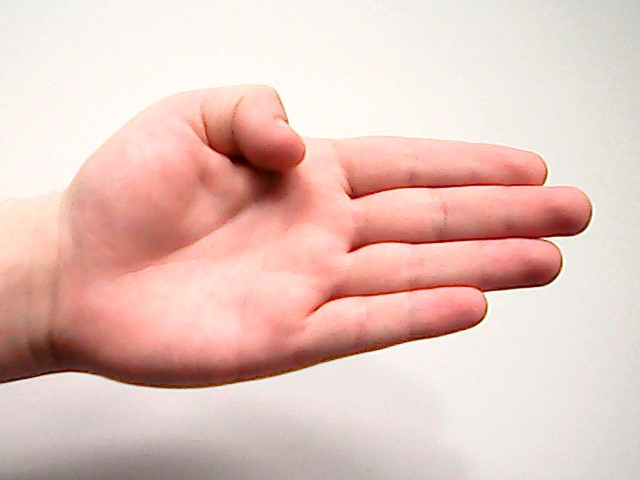
#> input picture 00 Data/TRAIN/Label_C (11).jpg, 640 x 480 px; its folder holds 4 pictures in this run
$ jupyter execute --allow-errors Keras_own_images.ipynb   (shell and % lines are left out)   (older library calls are emulated)
#> lines starting #> are read from the running program, lines starting #| are printed output that depends on the picture
# Start: loading the necessary packages

[cell 1]
# make sure matplotlib shows images inline

# import packages
import numpy as np
import time
import pandas as pd
import h5py
import matplotlib.pyplot as plt
from sklearn.metrics import classification_report
import os
import cv2
import random
import pickle
from PIL import Image
import xgboost as xgb

# Keras packages
from keras import layers
from keras import optimizers
from keras.layers import Input,Add, Dense, Activation, ZeroPadding2D, BatchNormalization, Flatten, Conv2D
from keras.layers import AveragePooling2D, MaxPooling2D, Dropout, GlobalMaxPooling2D, GlobalAveragePooling2D
from keras.models import Model
from keras.preprocessing import image
from keras.utils import layer_utils
from keras.utils.data_utils import get_file
from keras.applications.imagenet_utils import preprocess_input
from keras.initializers import glorot_uniform

from IPython.display import SVG
from keras.utils.vis_utils import model_to_dot
from keras.utils import plot_model

import keras.backend as K

[cell 2]
# get the directory where this file can be found
current_directory = os.getcwd()

# change the working directory to this directory
os.chdir(current_directory)

# print the directory
print(current_directory)

# Define some functions we'll use later in the script
* read images
* resize images

ATTENTION: all images should have the same aspect ratio and the same orientation (either all landscape OR all portrait)

[cell 3]
# define a function that reads images from a location and uses the image names as labels
def read_images(imgloc = ''):
    # read all images from file into a numpy array
    # cv2 assumes colors are BGR, so we also convert this to RGB
#> called with imgloc = '00 Data/TRAIN/'
    images = np.array([cv2.cvtColor(cv2.imread(imgloc + name), cv2.COLOR_BGR2RGB)
                       for name in os.listdir(imgloc)], dtype = np.object)
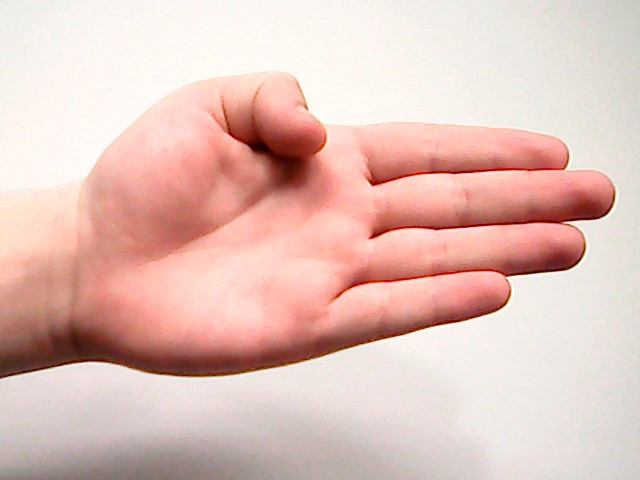
#> input picture 00 Data/TRAIN/Label_C (12).jpg, 640 x 480 px
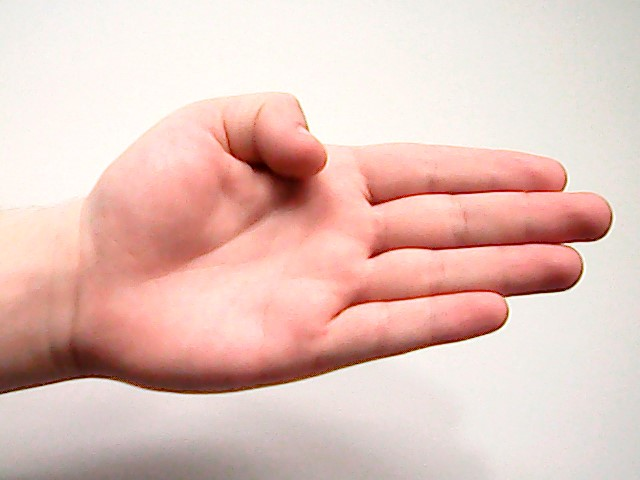
#> input picture 00 Data/TRAIN/Label_C (13).jpg, 640 x 480 px
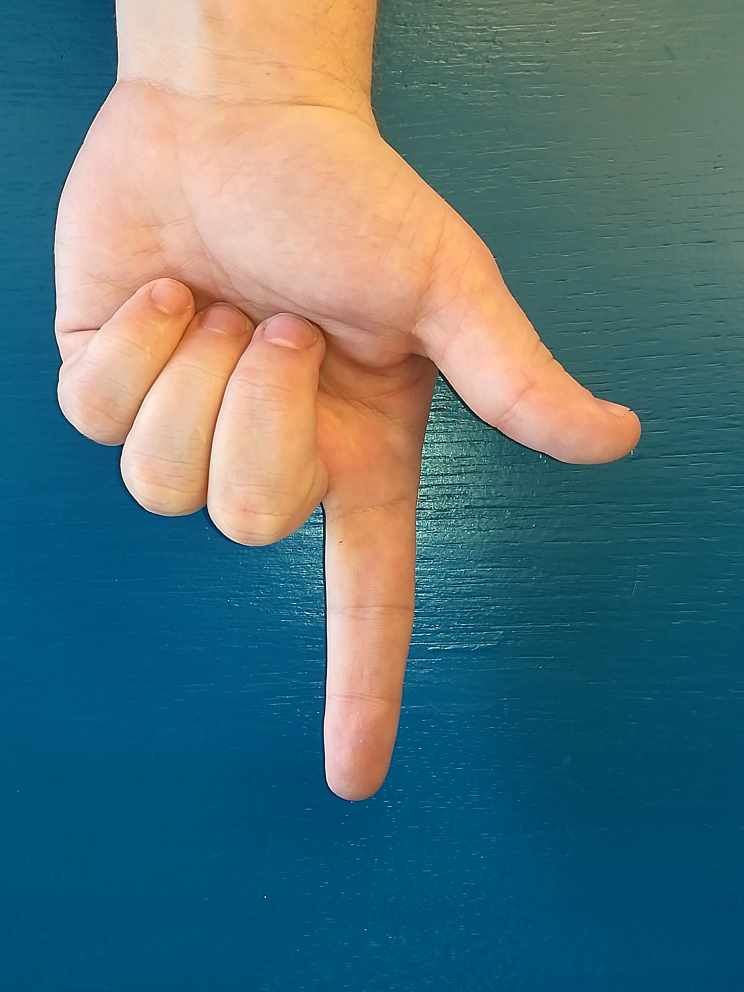
#> input picture 00 Data/TRAIN/Label_C (3).jpg, 2976 x 3968 px (shown at 1/4 size)

    # use the image names to create a numpy array with the label of each image
    labels  = np.array([str(name.rpartition(' ')[0].rpartition('_')[2]) for name in os.listdir(imgloc)])

    return images, labels

def resize_images(img, basewidth = 64, set_grayscale = False, binarize = False, binarize_min = 135, binarize_max = 255):
    # make sure the numpy array contains integers (otherwise we can't convert them to PIL images)
    img = img.astype('uint8')
    #plt.imshow(img)

    # convert the numpy array image to PIL image
    img = Image.fromarray(img)
    #print(type(img))

    # calculate the height, based on the preferred width
    hsize = int((float(img.size[1]) * float((basewidth / float(img.size[0])))))
    #print(hsize)

    # resize the image
    img = img.resize((basewidth,hsize), Image.ANTIALIAS)
    #print(img.size)
    #plt.imshow(img)

    # convert image to grayscale if parameter is True
    if set_grayscale:
        img = img.convert("L")

    # convert the image to numpy array
    img = np.array(img)
    #print(type(img))

    # binarize image if parameter is True
    if binarize:
        thr, img = cv2.threshold(img, binarize_min, binarize_max, cv2.THRESH_BINARY)

    # if image is converted to grayscale, make sure to set the channels shape parameter
    if set_grayscale:
        img = img.reshape((img.shape[0], img.shape[1], 1))

    return img

# Read images
Load all the images we want to use to train and evaluate the model

[cell 4]
# print the current datetime
print('start: ', str(time.ctime()), '\n')
start = time.time()

# read the training data
imgloc = current_directory + '/00 Data/TRAIN/'
train_img, train_label = read_images(imgloc)

# print the current datetime
print('finish: ', str(time.ctime()), '\n')
print("this took --- %s seconds ---" % round(time.time() - start, 2))

[cell 5]
# print the current datetime
print('start: ', str(time.ctime()), '\n')
start = time.time()

# read the test data
imgloc = current_directory + '/00 Data/TEST/'
#> (the rest of this cell did not finish here and is left out)


# print the current datetime
print('finish: ', str(time.ctime()), '\n')
print("this took --- %s seconds ---" % round(time.time() - start, 2))

[cell 6]
print(train_img.shape)
#| (4,)
print(train_label.shape)
#| (4,)
print(train_label)
#| ['C' 'C' 'C' 'C']

print('\n')

#> (the rest of this cell did not finish here and is left out)

[cell 7]
model_extension = 'own'

#> (a cell that did not finish here is left out)

#> (a cell that did not finish here is left out)

# Resize images
It doesn't matter which size the images are at the start, we'll try to scale them down here for the sake of efficiency

[cell 10]
# set the parameter that decides if images should be converted to grayscale
set_img_grayscale = True

# set the parameter that decides if images should be binarized (black/white)
# and set the binarize boundaries
binarize = False
binarize_min = 135
binarize_max = 255

[cell 11]
# print the current datetime
print('start: ', str(time.ctime()), '\n')
start = time.time()

# resize the images
basewidth = 64
img_list = []

# loop through all the images in the data and resize them
for img in train_img:
    # resize the numpy array images
    img = resize_images(img, basewidth, set_img_grayscale, binarize, binarize_min, binarize_max)
    # add the image to a list of numpy array images
    img_list.append(img)
#> this loop made 4 passes
#> hsize in resize_images on passes 1 to 4: 48, 48, 48, 85
#> pass 1, in resize_images, `img = img.resize((basewidth,hsize), Image.ANTIALIAS)`:
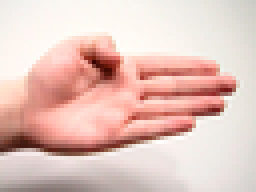
#> img: PIL image 64x48 RGB (shown 4 times larger); mean R, G, B 228.4, 196.7, 189
#> pass 1, in resize_images, `img = img.convert("L")`:
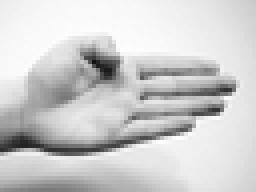
#> img: PIL image 64x48 L (shown 4 times larger); min 18, max 255, mean 205.3
#> after the loop, img_list = 4 items

#print(img_list)

# print the current datetime
print('finish: ', str(time.ctime()), '\n')
print("this took --- %s seconds ---" % round(time.time() - start, 2))

#> (a cell that did not finish here is left out)

#> (a cell that did not finish here is left out)

[cell 14]
# print the current datetime
print('start: ', str(time.ctime()), '\n')
start = time.time()

# resize the images
basewidth = 64
img_list = []

# loop through all the images in the data and resize them
#> (the rest of this cell did not finish here and is left out)

[cell 15]
# convert the list with images back to a numpy array
test_img = np.array(img_list)
print(test_img.shape)

#> (a cell that did not finish here is left out)

# Data Generator

[cell 17]
print("start: define data generator")
# define data preparation
#> (the rest of this cell did not finish here and is left out)

[cell 18]
# print the current date and time
start = time.time()
print('start: ', str(time.ctime()), '\n')

# loop through each label in the data and generate more images for this label
#> (the rest of this cell did not finish here and is left out)

[cell 19]
# 500 loops:
# start:  Mon Apr 23 09:41:43 2018
# finish:  Mon Apr 23 09:45:55 2018
# this took --- 252.88 seconds ---

# 100 loops:
# start:  Tue Apr 24 08:35:08 2018
# finish:  Tue Apr 24 08:36:02 2018
# this took --- 54.16 seconds ---

[cell 20]
# import the generated data and overwrite the previous images

# print the current datetime
print('start: ', str(time.ctime()), '\n')
start = time.time()

# read the data
#> (the rest of this cell did not finish here and is left out)


# print the current datetime
print('finish: ', str(time.ctime()), '\n')
print("this took --- %s seconds ---" % round(time.time() - start, 2))

[cell 21]
# 500 loops:
# start:  Mon Apr 23 09:45:55 2018
# finish:  Mon Apr 23 09:46:21 2018
# this took --- 25.99 seconds ---

# 100 loops:
# start:  Tue Apr 24 08:47:01 2018
# finish:  Tue Apr 24 08:47:06 2018
# this took --- 5.74 seconds ---

#> (a cell that did not finish here is left out)

[cell 23]
# normalize the data

#print(train_img[1])
train_img = train_img / 255
#print(train_img[1])

#print(test_img[1])
test_img = test_img / 255
#print(test_img[1])

[cell 24]
train_label

# Label matrix: one hot encoding
The model needs a matrix where:
* the number of records = the number of images
* the number of columns = the number of possible values (labels) the images can represent

in this matrix all values will be 0 except for the column where the label is the label that specific image represents, there the value will be 1

[cell 25]
# determine the number of unique labels
nr_possible_values = 6 #np.unique(train_label).size #40
#print(nr_possible_values)

# create a matrice with only zeros
# the number of rows = the number of images
# the number of columns = the number of possible values we want to recognize
label_matrix_train = np.zeros([train_label.shape[0], nr_possible_values])
#> (the rest of this cell did not finish here and is left out)
